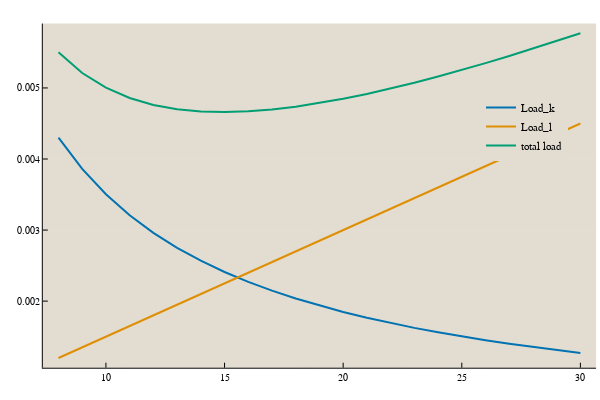

The cell this chart's notebook holds for it:
### Code cell
plot(8:30, theoretical_load(2, F, 0)[1], linewidth=2, label="Load_k")
plot!(8:30, [fl * l for l in 8:30], linewidth=2, label="Load_l")
plot!(8:30, theoretical_load(2, F, fl)[1], linewidth=2, label="total load")

### Figure 1 — Plotly figure (JSON) as saved in the notebook; plotly's stock layout.template omitted (floating-point values rounded to 4 significant figures)
{"data": [{"colorbar": {"title": ""}, "legendgroup": "Load_k", "line": {"color": "rgba(1, 115, 178, 1.000)", "dash": "solid", "shape": "linear", "width": 2}, "mode": "lines", "name": "Load_k", "showlegend": true, "type": "scatter", "x": [8, 9, 10, 11, 12, 13, 14, 15, 16, 17, 18, 19, 20, 21, 22, 23, 24, 25, 26, 27, 28, 29, 30], "xaxis": "x1", "y": [0.004302, 0.00386, 0.003503, 0.003209, 0.002961, 0.002751, 0.002569, 0.00241, 0.002271, 0.002147, 0.002037, 0.001937, 0.001848, 0.001766, 0.001692, 0.001623, 0.001561, 0.001503, 0.001449, 0.001399, 0.001353, 0.00131, 0.001269], "yaxis": "y1", "zmax": null, "zmin": null}, {"colorbar": {"title": ""}, "legendgroup": "Load_l", "line": {"color": "rgba(222, 143, 5, 1.000)", "dash": "solid", "shape": "linear", "width": 2}, "mode": "lines", "name": "Load_l", "showlegend": true, "type": "scatter", "x": [8, 9, 10, 11, 12, 13, 14, 15, 16, 17, 18, 19, 20, 21, 22, 23, 24, 25, 26, 27, 28, 29, 30], "xaxis": "x1", "y": [0.0012, 0.00135, 0.0015, 0.00165, 0.0018, 0.00195, 0.0021, 0.00225, 0.0024, 0.00255, 0.0027, 0.00285, 0.003, 0.00315, 0.0033, 0.00345, 0.0036, 0.00375, 0.0039, 0.00405, 0.0042, 0.00435, 0.0045], "yaxis": "y1", "zmax": null, "zmin": null}, {"colorbar": {"title": ""}, "legendgroup": "total load", "line": {"color": "rgba(2, 158, 115, 1.000)", "dash": "solid", "shape": "linear", "width": 2}, "mode": "lines", "name": "total load", "showlegend": true, "type": "scatter", "x": [8, 9, 10, 11, 12, 13, 14, 15, 16, 17, 18, 19, 20, 21, 22, 23, 24, 25, 26, 27, 28, 29, 30], "xaxis": "x1", "y": [0.005502, 0.00521, 0.005003, 0.004859, 0.004761, 0.004701, 0.004669, 0.00466, 0.004671, 0.004697, 0.004737, 0.004787, 0.004848, 0.004916, 0.004992, 0.005073, 0.005161, 0.005253, 0.005349, 0.005449, 0.005553, 0.00566, 0.005769], "yaxis": "y1", "zmax": null, "zmin": null}], "layout": {"annotations": [], "height": 400, "legend": {"bgcolor": "rgba(227, 220, 208, 1.000)", "bordercolor": "rgba(227, 220, 208, 1.000)", "borderwidth": 1, "font": {"color": "rgba(0, 0, 0, 1.000)", "family": "sans-serif", "size": 11}, "tracegroupgap": 0, "traceorder": "normal", "x": 0.8, "xanchor": "left", "y": 0.8, "yanchor": "top"}, "margin": {"b": 20, "l": 0, "r": 0, "t": 20}, "paper_bgcolor": "rgba(255, 255, 255, 1.000)", "plot_bgcolor": "rgba(227, 220, 208, 1.000)", "showlegend": true, "width": 600, "xaxis": {"anchor": "y1", "domain": [0.07138, 0.9934], "gridcolor": "rgba(255, 255, 255, 0.100)", "gridwidth": 0.5, "linecolor": "rgba(0, 0, 0, 1.000)", "mirror": false, "range": [7.34, 30.66], "showgrid": true, "showline": true, "showticklabels": true, "tickangle": 0, "tickcolor": "rgb(0, 0, 0)", "tickfont": {"color": "rgba(0, 0, 0, 1.000)", "family": "Lucida Sans Unicode", "size": 10}, "tickmode": "array", "ticks": "inside", "ticktext": ["10", "15", "20", "25", "30"], "tickvals": [10, 15, 20, 25, 30], "title": "", "titlefont": {"color": "rgba(0, 0, 0, 1.000)", "family": "Lucida Sans Unicode", "size": 11}, "type": "-", "visible": true, "zeroline": false, "zerolinecolor": "rgba(0, 0, 0, 1.000)"}, "yaxis": {"anchor": "x1", "domain": [0.03415, 0.9902], "gridcolor": "rgba(255, 255, 255, 0.100)", "gridwidth": 0.5, "linecolor": "rgba(0, 0, 0, 1.000)", "mirror": false, "range": [0.001063, 0.005906], "showgrid": true, "showline": true, "showticklabels": true, "tickangle": 0, "tickcolor": "rgb(0, 0, 0)", "tickfont": {"color": "rgba(0, 0, 0, 1.000)", "family": "Lucida Sans Unicode", "size": 10}, "tickmode": "array", "ticks": "inside", "ticktext": ["0.002", "0.003", "0.004", "0.005"], "tickvals": [0.002, 0.003, 0.004, 0.005], "title": "", "titlefont": {"color": "rgba(0, 0, 0, 1.000)", "family": "Lucida Sans Unicode", "size": 11}, "type": "-", "visible": true, "zeroline": false, "zerolinecolor": "rgba(0, 0, 0, 1.000)"}}}
